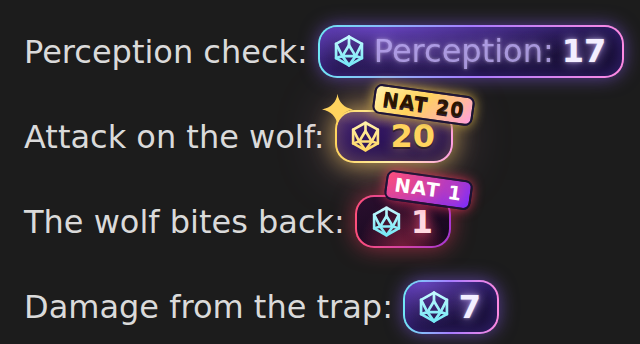
#> input picture ontwerp/rollwright/bron/groot-arcane-donker.png, 640 x 344 px
$ python zoom-gif.py groot-arcane-donker.png groot-classic-donker.png groot-classic-donker.png
#> lines starting #> are read from the running program, lines starting #| are printed output that depends on the picture; after the words box and inside, x2 and y2 are one past the last pixel; in counts of white or black regions, pixels touching at a corner belong together
# Daan run 18: GIF versie 3, aan het eind inzoomen op de NAT 20 en overvloeien naar de scherpe opname (crit.png, zoom 3).
import sys
from PIL import Image, ImageFilter
src, crit_p, out = sys.argv[1], sys.argv[2], sys.argv[3]
g = Image.open(src)
#> g is the input picture: PIL image 640x344 RGB; mean R, G, B 51.2, 45.3, 53.8
frames, durs = [], []
for i in range(g.n_frames):
    g.seek(i); frames.append(g.convert("RGB")); durs.append(g.info.get("duration", 80))
#> after the loop, durs = [80]; frames = 1 item
last = frames[-1]; W, H = last.size
#> after `W, H = last.size`: W = 640; H = 344
S, OX, OY = 2.65, 127, 260
crit = Image.open(crit_p).convert("RGB")
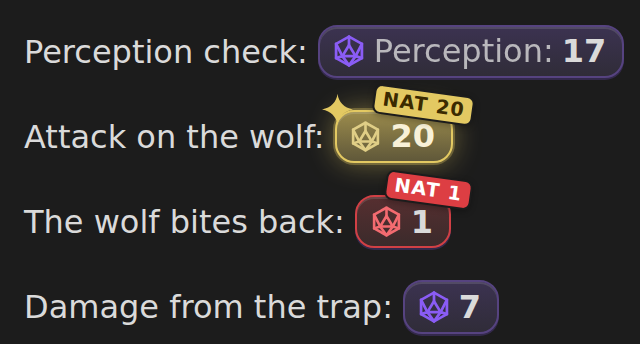
#> input picture ontwerp/rollwright/bron/groot-classic-donker.png, 640 x 344 px
#> crit is the input picture: PIL image 640x344 RGB; mean R, G, B 48.5, 44.9, 45.2
mask = Image.new("L", crit.size, 0); mask.paste(255, (14, 14, crit.size[0]-14, crit.size[1]-14)); mask = mask.filter(ImageFilter.GaussianBlur(8))
#> after `mask = Image.new('L', crit.size, 0)`: mask: PIL image 640x344 L; every value is 0
#> after `mask.paste(255, (14, 14, crit.size[0] - 14, crit.size[1] - 14))`:
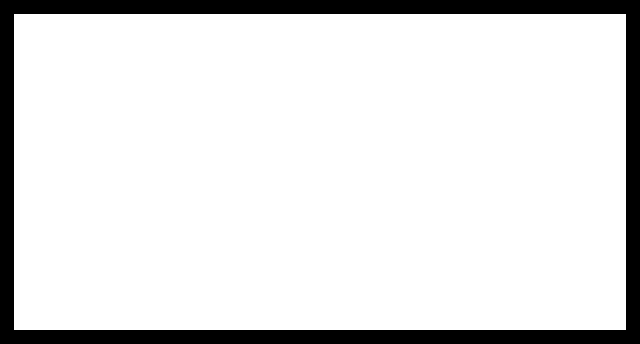
#> mask: PIL image 640x344 L; 87.8% white; 1 black region, box (x1, y1, x2, y2) and area: (0, 0, 640, 344) 26768
#> after `mask = mask.filter(ImageFilter.GaussianBlur(8))`:
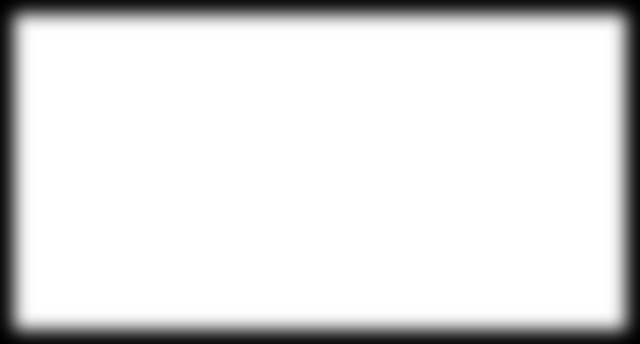
#> mask: PIL image 640x344 L; min 1, max 255, mean 223.8
def zoomed(t):
    # crop van het hele beeld (t=0) naar het doelvak (t=1), lineair in de randen
#> called with t = 1
    x0 = 0 + (OX-0)*t; y0 = 0 + (OY-0)*t
    x1 = W + (OX+W/S - W)*t; y1 = H + (OY+H/S - H)*t
#> after `x1 = W + (OX + W / S - W) * t`: x1 = 368.5
#> after `y1 = H + (OY + H / S - H) * t`: y1 = 389.8
    return last.crop((round(x0), round(y0), round(x1), round(y1))).resize((W, H), Image.LANCZOS)
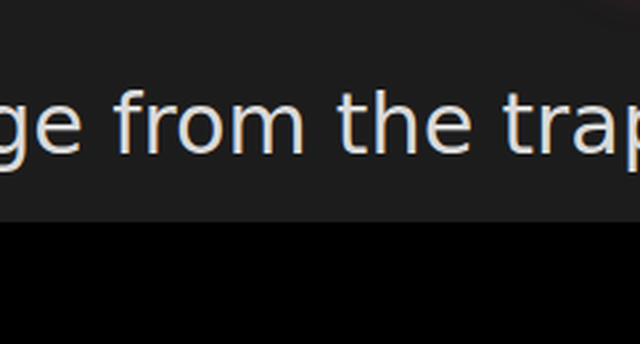
#> returned value: PIL image 640x344 RGB; mean R, G, B 27.6, 27.6, 27.6
eind = zoomed(1.0).copy(); eind.paste(crit, (round((W-crit.size[0])/2)+10, round((H-crit.size[1])/2)+10), mask)
#> after `eind.paste(crit, (round((W - crit.size[0]) / 2) + 10, round((H - crit.`:
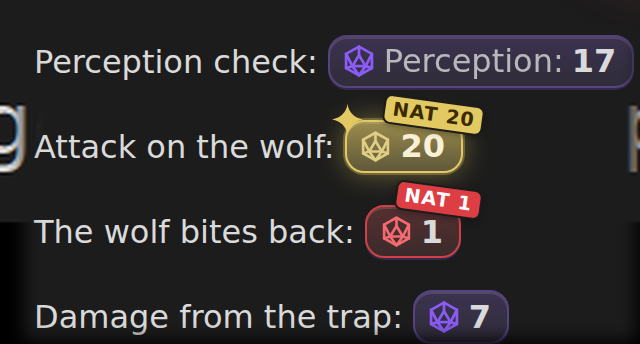
#> eind: PIL image 640x344 RGB; mean R, G, B 48.3, 44.6, 44.8
durs[-1] = 700  # eerst even rust op de NAT 20, dan inzoomen
n = 12
for k in range(1, n+1):
    t = k/n; t = 1-(1-t)**3
    frames.append(zoomed(t)); durs.append(55)
#> after the loop, durs = [700, 55, 55, 55, 55, 55, 55, 55, 55, 55, 55, 55, 55]; frames = 13 items
for k in range(1, 5):
    frames.append(Image.blend(zoomed(1.0), eind, k/4)); durs.append(60)
#> after the loop, durs = [700, 55, 55, 55, 55, 55, 55, 55, 55, 55, 55, 55, 55, 60, 60, 60, 60]; frames = 17 items
frames.append(eind); durs.append(2600)
pal = frames
#> pal = 18 items
pal[0].save(out, save_all=True, append_images=pal[1:], duration=durs, loop=0, optimize=True, disposal=1)
print(len(frames), sum(durs)/1000, "s")
#| 18 4.2 s
